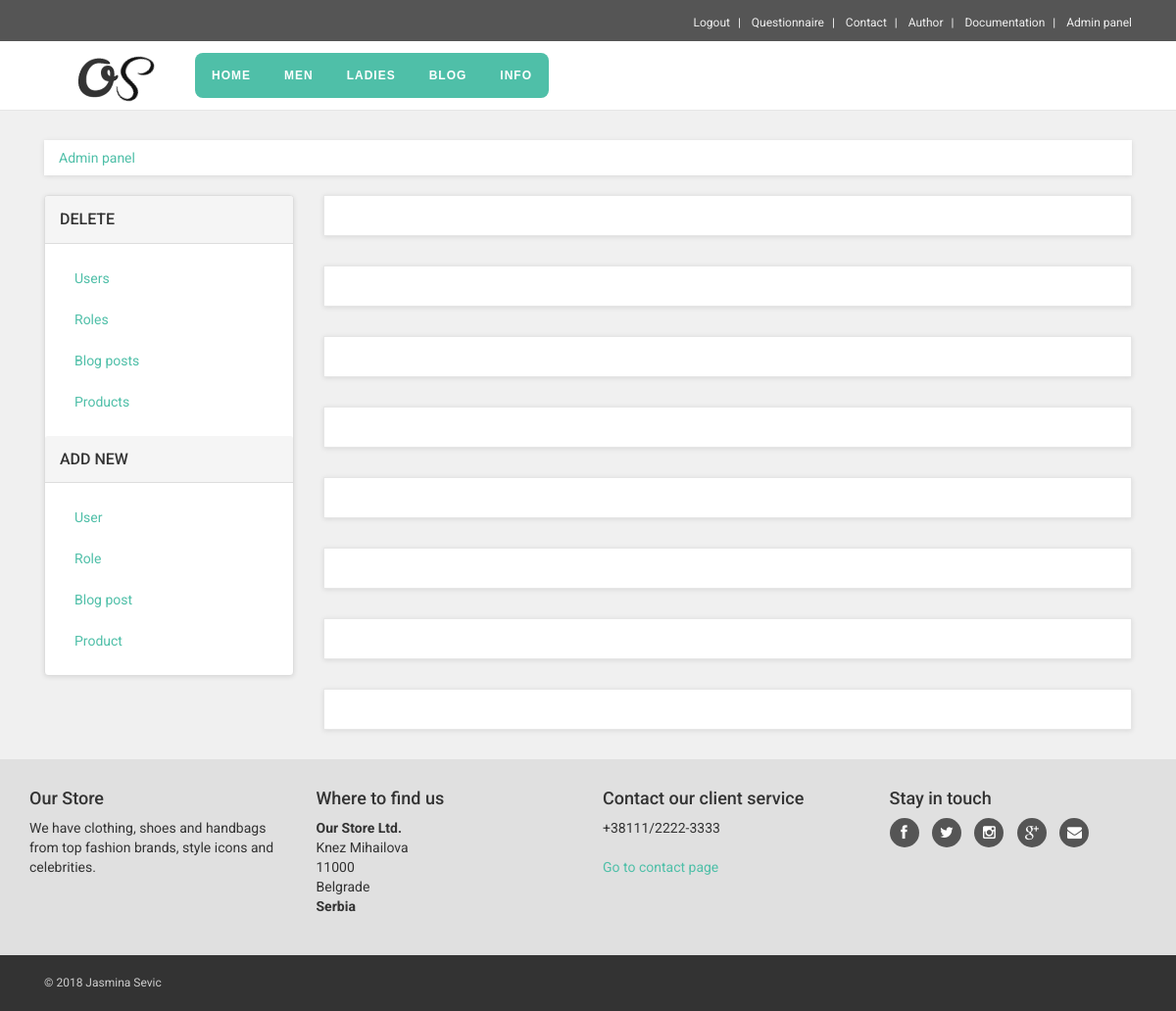
The app's page /index.php?page=admin (signed in) with its own data.
### tables this page shows
CREATE TABLE `navigation` (
  `id_link` int(11) NOT NULL,
  `name` varchar(100) NOT NULL,
  `path` varchar(100) DEFAULT NULL,
  `parent` int(10) NOT NULL,
  `level` int(10) NOT NULL,
  `position` int(11) NOT NULL
);

### php/connection.php (called while the page is built)
<?php
    $host = "localhost";
    $database = "b18_22266661_ourstore";
    $username = "b18_22266661";
    $password = "5276462piramida";
    try{
        $conn = new PDO("mysql:host=$host;dbname=$database;charset=utf8", $username, $password);
        $conn->setAttribute(PDO::ATTR_ERRMODE, PDO::ERRMODE_EXCEPTION);
        $conn->setAttribute(PDO::ATTR_DEFAULT_FETCH_MODE, PDO::FETCH_OBJ);
    }
    catch(PDOEXCEPTIONS $e){
        echo $e->getMESSAGE();
    }
    function executeQuery($upit){
        global $conn;
        $result = $conn->query($upit)->fetchAll();
        return $result;
    }
?>

### views/admin.php (the view, shortened to what this page needs)
<div id="all">
<div id="content">
    <div class="container">
        <div class="col-md-12">
            <ul class="breadcrumb">
                <li><a href="index.php?page=admin">Admin panel</a>
                </li>
            </ul>
        </div>
        <div class="col-md-3">
            <div class="panel panel-default sidebar-menu">
                <div class="panel-heading">
                    <h3 class="panel-title">DELETE</h3>
                </div>
                <div class="panel-body">
                    <ul class="nav nav-pills nav-stacked adminNav">
                        <li>
                            <a href="#content1">Users</a>
                        </li>
                        <li>
                            <a href="#content2">Roles</a>
                        </li>
                        <li>
                            <a href="#content3">Blog posts</a>
                        </li>
                        <li>
                            <a href="#content4">Products</a>
                        </li>
                    </ul>
                </div>
                <div class="panel-heading">
                    <h3 class="panel-title">ADD NEW</h3>
                </div>
                <div class="panel-body">
                    <ul class="nav nav-pills nav-stacked adminNav">
                        <li>
                            <a href="#editcontent1">User</a>
                        </li>
                        <li>
                            <a href="#editcontent2">Role</a>
                        </li>
                        <li>
                            <a href="#editcontent3">Blog post</a>
                        </li>
                        <li>
                            <a href="#editcontent4">Product</a>
                        </li>
                    </ul>
                </div>
            </div>
        </div>
        <div class="col-md-9">
        <div class="box" id="text-page">
        </div>
         <div class="box" id="text-page">
            </div>
        <div class="box" id="text-page">
        </div>
        <div class="box" id="text-page">
        </div>
        <div class="box" id="text-page">
        </div>
         <div class="box" id="text-page">
        </div>
                <div class="box" id="text-page">
        </div>
        <div class="box" id="text-page">
        </div>
    </div>
    </div>
</div>

### views/nav.php (shortened to what this page needs)
    <div class="navbar navbar-default yamm" role="navigation" id="navbar">
        <div class="container">
            <div class="navbar-header">
                <a class="navbar-brand home" href="index.php" data-animate-hover="bounce">
                    <img src="img/os-logo.png" alt="Obaju logo" class="hidden-xs">
                </a>
            </div>
    <?php
$upit = "SELECT * FROM navigation n";
$res = executeQuery($upit);
$novi = array();
foreach ($res as $r) {
    $novi[] = array("id" => intval($r->id_link),
        "title" => $r->name,
        "parent_id" => $r->parent,
        "path" => $r->path,
        "id_link" => $r->id_link,
    );
}
function has_children($rows, $id)
{
    foreach ($rows as $row) {
        if ($row['parent_id'] == $id) {
            return true;
        }
    }
    return false;
}
function build_menu($rows, $parent = 0)
{
    $result = "<ul>";
    foreach ($rows as $row) {
        if ($row['parent_id'] == $parent) {
            $result .= "<li><a href='" . $row['path'] . "&parent=" . $row['parent_id'] . "&category=" . $row['id_link'] . "'>" . $row['title'] . "</a>";
            if (has_children($rows, $row['id'])) {
                $result .= build_menu($rows, $row['id']);
            }
            $result .= "</li>";
        }
    }
    $result .= "</ul>";
    return $result;
}
?>
            <div class="navbar-collapse collapse" id="navigation">
                <div id='cssmenu'>
                <?php echo build_menu($novi); ?>
                </div>
            </div>
        </div>
    </div>

### css/menumaker.css (style rules this page uses)
#cssmenu, #cssmenu ul, #cssmenu ul li, #cssmenu ul li a, #cssmenu #menu-button { margin: 0; padding: 0; border: 0; list-style: none; line-height: 1; display: block; position: relative; -webkit-box-sizing: border-box; -moz-box-sizing: border-box; box-sizing: border-box; }
#cssmenu:after, #cssmenu > ul:after { content: "."; display: block; clear: both; visibility: hidden; line-height: 0; height: 0; }
#cssmenu { font-family: Montserrat, sans-serif; background: #4fbfa8; margin-top: 12px; border-radius: 8px; }
#cssmenu > ul > li { float: left; }
#cssmenu > ul > li > a { padding: 17px; font-size: 12px; letter-spacing: 1px; text-decoration: none; color: #fff; font-weight: 700; text-transform: uppercase; -webkit-transition: color 0.25s ease; -moz-transition: color 0.25s ease; transition: color 0.25s ease; }

### css/style.default.css (style rules this page uses)
a, button { -webkit-transition: all 0.2s ease-out; -moz-transition: all 0.2s ease-out; transition: all 0.2s ease-out; }
.breadcrumb { -webkit-box-shadow: 0 1px 5px rgba(0, 0, 0, 0.1); box-shadow: 0 1px 5px rgba(0, 0, 0, 0.1); }
.box { background: #fff; margin: 0 0 30px; border: solid 1px #e6e6e6; -webkit-box-sizing: border-box; -moz-box-sizing: border-box; box-sizing: border-box; padding: 20px; -webkit-box-shadow: 0 1px 5px rgba(0, 0, 0, 0.1); box-shadow: 0 1px 5px rgba(0, 0, 0, 0.1); }
#content .panel.sidebar-menu { -webkit-box-sizing: border-box; -moz-box-sizing: border-box; box-sizing: border-box; -webkit-box-shadow: 0 1px 5px rgba(0, 0, 0, 0.1); box-shadow: 0 1px 5px rgba(0, 0, 0, 0.1); }
#content .panel.sidebar-menu h3 { padding: 5px 0; margin: 0; }
.yamm .nav, .yamm .collapse, .yamm .dropup, .yamm .dropdown { position: static; }
.yamm .container { position: relative; }
.nav { margin-bottom: 0; padding-left: 0; list-style: none; }
.nav > li > a { padding: 10px 15px; }
.nav-pills > li > a { border-radius: 0; }
.navbar { font-family: "Roboto", Helvetica, Arial, sans-serif; min-height: 70px; margin-bottom: 30px; border: none; border-bottom: 1px solid transparent; }
@media (min-width: 768px) { .navbar { border-radius: 0; } }
.navbar-collapse { max-height: 340px; overflow-x: visible; padding-right: 15px; padding-left: 15px; }
@media (min-width: 768px) { .navbar-collapse { float: left; width: auto; border-top: 0; box-shadow: none; } }
@media (min-width: 768px) { .navbar-collapse.collapse { display: block !important; height: auto !important; padding-bottom: 0; overflow: visible !important; } }
.container > .navbar-header, .container-fluid > .navbar-header, .container > .navbar-collapse, .container-fluid > .navbar-collapse { margin-right: -15px; margin-left: -15px; }
@media (min-width: 768px) { .container > .navbar-header, .container-fluid > .navbar-header, .container > .navbar-collapse, .container-fluid > .navbar-collapse { margin-right: 0; margin-left: 0; } }
.navbar-brand { float: left; padding: 10px 15px; font-size: 18px; line-height: 20px; height: 70px; }
@media (min-width: 768px) { .navbar > .container .navbar-brand, .navbar > .container-fluid .navbar-brand { margin-left: -15px; } }
.navbar-default { background-color: #ffffff; border-bottom-color: #e6e6e6; }
.navbar-default .navbar-brand { color: #777777; }
.navbar-default .navbar-collapse { border-color: #e6e6e6; }
body { font-family: "Roboto", Helvetica, Arial, sans-serif; font-size: 14px; line-height: 1.42857143; color: #333333; background-color: #f0f0f0; }
a { color: #4fbfa8; text-decoration: none; }
.breadcrumb { padding: 8px 15px; margin-bottom: 20px; background-color: #ffffff; border-radius: 0; }
h1, h2, h3, h4, h5, h6, .h1, .h2, .h3, .h4, .h5, .h6 { font-family: inherit; font-weight: 500; line-height: 1.1; color: inherit; }
h1, .h1, h2, .h2, h3, .h3 { margin-top: 20px; margin-bottom: 20px; }
p, ul, ol { margin: 0 0 20px; }

### records on screen
navigation: name "HOME"
navigation: name "MEN"
navigation: name "LADIES"
navigation: name "BLOG"
navigation: name "INFO"
